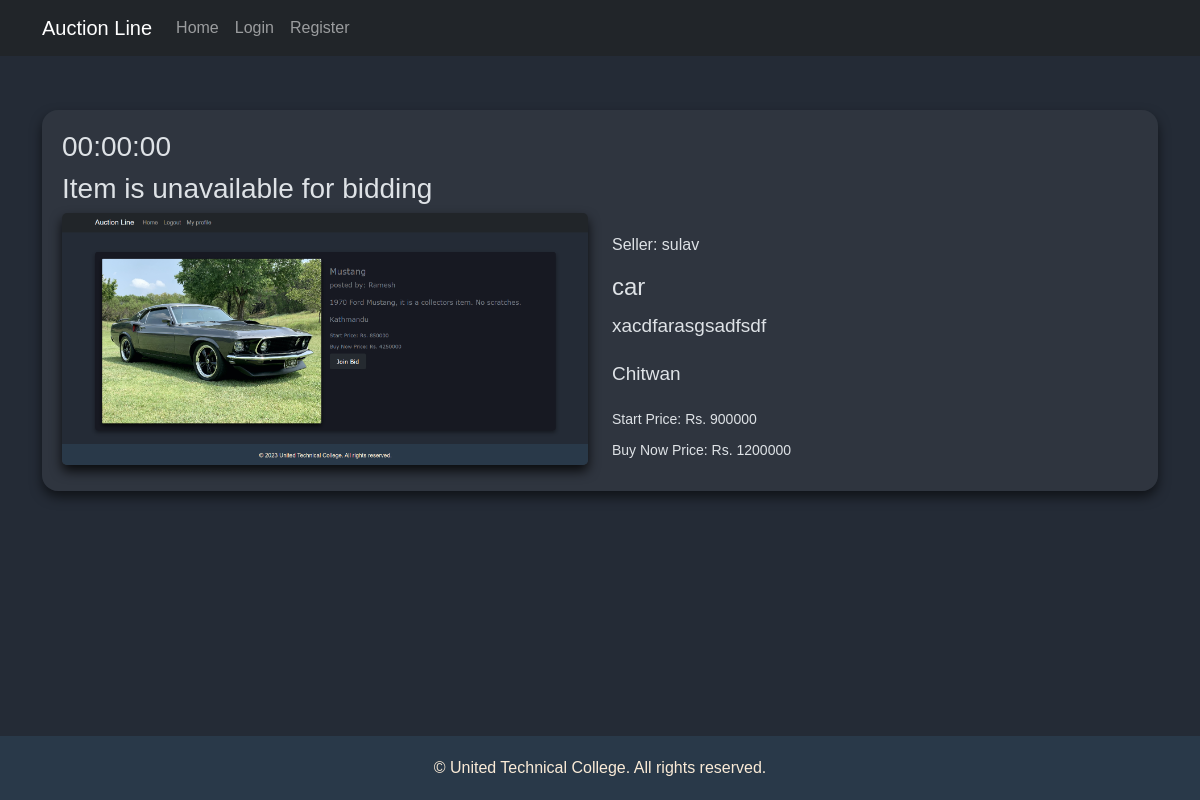
/view/AHwvoKAbsk, run on the app's committed database.
### postapp/models.py (models this page shows, shortened)
class Post(models.Model):
    def namecomFile1(self, filename):
        return '/'.join([f"{self.category}_pics", str(self.slug), 'comp_pic.jpg'])
    slug = models.CharField(default=None, max_length=16)
    user = models.ForeignKey(get_user_model(), on_delete=models.CASCADE)
    title = models.CharField(max_length=255)
    category = models.CharField(max_length=255, default='Any')
    description = models.TextField(null=True)
    comp_image = models.ImageField(upload_to=namecomFile1,null=True)
    sell_location = models.CharField(default='any', max_length=128)
    sold = models.BooleanField(default=False)
    winner = models.ForeignKey(UserProfile, on_delete=models.CASCADE, null=True, default=None)
    bidstart = models.IntegerField(default=0)
    buynow = models.IntegerField(default=0)
    date_posted = models.DateTimeField(default=datetime.now())
    date_end = models.DateTimeField(default=None)
    @property
    def is_available(self):
        utc = pytz.UTC
        if self.sold or self.date_end.replace(tzinfo=utc) <= datetime.now().replace(tzinfo=utc) and self.date_end is not None:
            return False
        return True

### userapp/models.py (models this page shows, shortened)
class CustomUser(AbstractUser):
    username = models.CharField(max_length=64, unique=True)
    email=models.EmailField(_('email address'), unique=True)
    USERNAME_FIELD = 'email'
    REQUIRED_FIELDS = []
    objects = CustomUserManager()

### postapp/views.py (the view)
# urls.py: path('view/<str:slug>', postviews.view, name='view'),
@csrf_protect
def view(request, slug):
    post = Post.objects.filter(slug=slug).first()
    imageurl = f'/media/{post.category}_pics/{post.slug}/comp_pic.jpg'
    return render(request, 'postapp/view.html', {'item': post,'available':post.is_available, 'img': imageurl, 'auth': request.user.is_authenticated, 'selfpost':post.user == request.user, 'end':post.date_end})

### templates/postapp/view.html (shortened to what this page needs)
{% extends "base.html" %}
{% block content %}
<div class="container product-container" class="column" alignitems="center">
    <h3 id="timer">00:00:00</h3>
    {% if not available %}
        <h3>Item is unavailable for bidding</h3>
    {% endif %}
    <div class="row">
        <div class="col-md-6">
            <img src="{{ img }}" alt="Product Image" class="img-fluid product-image">
        </div>
        <div class="col-md-6 product-details">
            <p class="username">Seller: {{ item.user.username }}</p>
            <h1 class="product-title"> {{ item.title }} </h1>
            <p class="product-descriptions">{{ item.description }}</p>
            <p class="product-descriptions">{{ item.sell_location }}</p>
            <p class="product-price">Start Price: Rs. {{ item.bidstart }}</p>
            <p class="product-price">Buy Now Price: Rs. {{ item.buynow }}</p>
        </div>
    </div>
</div>
{% endblock %}

### templates/base.html (style rules this page uses)
body { padding-top: 60px; background-color: #5e6063; font-family: sans-serif; }
body.dark-theme { background-color: rgb(36, 43, 54); color: #ebebeb; }

### templates/postapp/view.html (style rules this page uses)
.product-container { padding : 20px; margin-top: 50px; margin-bottom: 50px; background-color: rgba(67, 71, 80, 0.363) ; border-radius: 16px; color: #dee2e6; box-shadow: 0 6px 12px rgba(0, 0, 0, 0.568); font-family: Verdana, Tahoma, sans-serif, Helvetica, sans-serif; }
.product-image { width: 100%; height: auto; border-radius: 5px; box-shadow: 0 6px 12px rgba(0, 0, 0, 0.795); }
.product-details { margin-top: 20px; }
.product-title { font-size: 24px; margin-bottom: 10px; }
.product-descriptions { margin-bottom: 20px; font-size: 19px; }
.product-price { font-size: 14px; margin-bottom: 10px; }

### data on the page
Post: user.username "sulav", title "car", description "xacdfarasgsadfsdf", sell_location "Chitwan", bidstart "900000", buynow "1200000"
